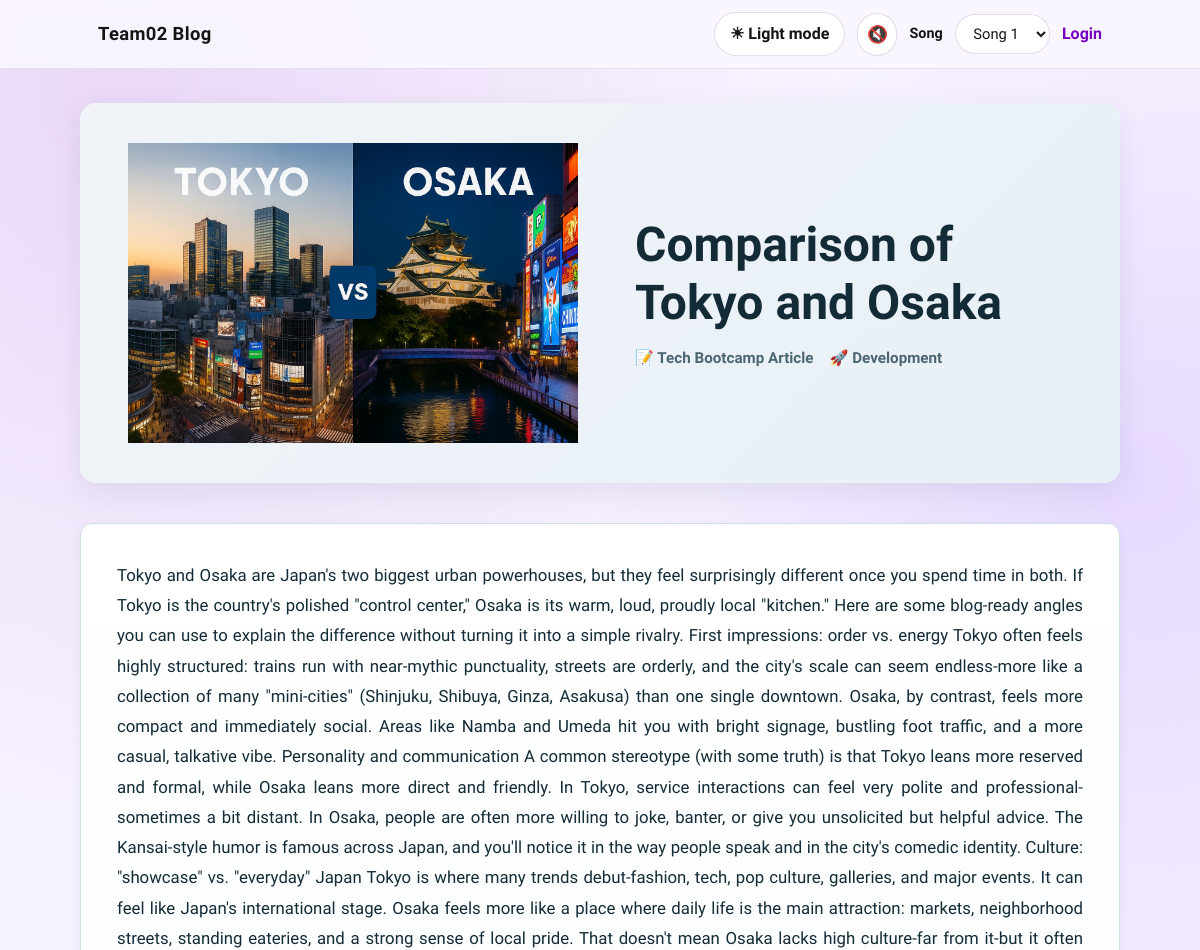
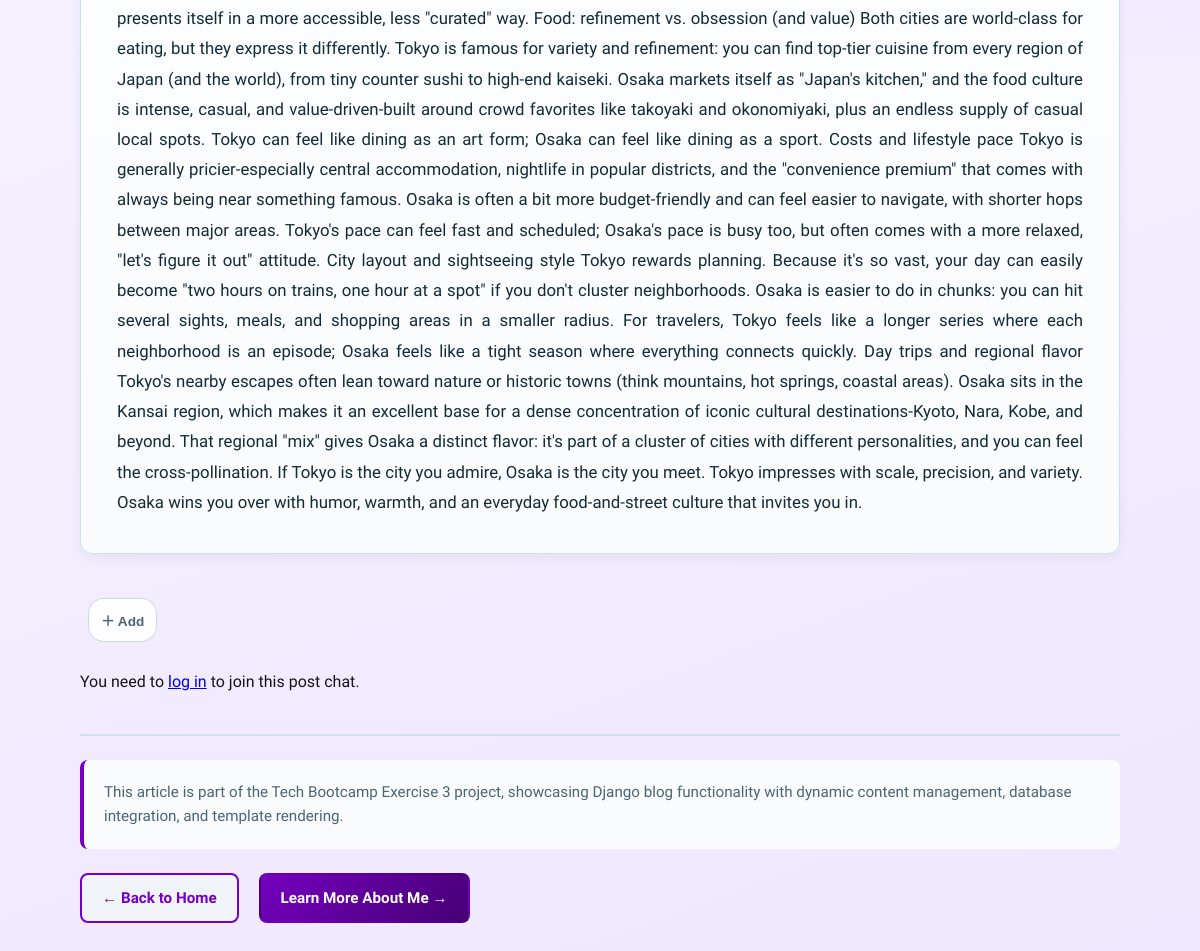
Screenshot of /posts/comparison-of-tokyo-and-osaka with the database file from the repository (2 pictures, top to bottom).
### blog/models.py (models this page shows, shortened)
class Post(models.Model):
    title = models.CharField(max_length=200)
    content = models.TextField()
    slug = models.SlugField(unique=True)
    publish_date = models.DateField(blank=True, null=True)

### blog/views.py (the view)
# urls.py: path("posts/<slug:slug>", views.post_details, name="post-details-page"), #/posts/my-first-post
def post_details(request, slug):
    post = get_object_or_404(Post, slug=slug)
    return render(request, "blog/post-detail.html", {
        "post": post
    })

### blog/templatetags/emoji_reactions.py (called while the page is built)
@register.inclusion_tag("emoji_reactions/widget.html", takes_context=True)
def reaction_widget(context, obj):
    request = context.get("request")
    content_type = ContentType.objects.get_for_model(obj, for_concrete_model=False)
    object_session_key = build_object_session_key(content_type.pk, obj.pk)
    selected_reaction = None
    if request:
        _reaction_map, state = get_session_reaction_state(request, object_session_key)
        selected_reaction = state.get("reaction")
    return {
        "content_type_id": content_type.pk,
        "object_id": obj.pk,
        "next_url": request.get_full_path() if request else "/",
        "buttons": EmojiReaction.button_payload_for(obj),
        "selected_reaction": selected_reaction,
    }

### emoji_reactions/models.py (called while the page is built)
    @classmethod
    def button_payload_for(cls, obj):
        content_type = ContentType.objects.get_for_model(obj, for_concrete_model=False)
        reaction_counts = {
            r.emoji: r.count
            for r in cls.objects.filter(content_type=content_type, object_id=obj.pk)
        }
        return [
            {"emoji": emoji, "count": reaction_counts.get(emoji, 0)}
            for emoji in AVAILABLE_EMOJIS
        ]

### emoji_reactions/views.py (called while the page is built)
def build_object_session_key(content_type_pk, object_pk):
    return f"{content_type_pk}:{object_pk}"

def get_session_reaction_state(request, session_key):
    reaction_map = request.session.get(_SESSION_KEY, {})
    state = reaction_map.get(session_key, {})
    return reaction_map, state

### blog/templates/blog/post-detail.html (shortened to what this page needs)
{% extends "base.html" %}
{% load static %}
{% load emoji_reactions %}
{% block content %}
  <article class="post-detail">
    <div class="post-header">
      <div class="post-header-image">
        {% if post.slug == "my-first-django-project" %}
          <img src="{% static 'blog/pic.jpg' %}" alt="Osaka gourmate" class="post-hero-image">
        {% elif "django" in post.slug %}
          <img src="{% static 'blog/django-project.svg' %}" alt="Django project illustration" class="post-hero-image">
        {% elif "cybersecurity" in post.slug %}
          <img src="{% static 'blog/cybersecurity.svg' %}" alt="Cybersecurity illustration" class="post-hero-image">
        {% elif "tokyo" in post.slug or "osaka" in post.slug %}
          <img src="{% static 'blog/touzai.png' %}" alt="Tokyo and Osaka comparison" class="post-hero-image">
        {% else %}
          <img src="{% static 'blog/confused-dev.svg' %}" alt="Developer illustration" class="post-hero-image">
        {% endif %}
      </div>
      <div class="post-title-container">
        <h1 class="post-title">{{ post.title }}</h1>
        <div class="post-meta">
          <span class="post-date" aria-label="Published date">📝 Tech Bootcamp Article</span>
          <span class="post-category" aria-label="Category">🚀 Development</span>
        </div>
      </div>
    </div>
    <div class="post-content">
      <p class="post-body">
        {{ post.content }}
      </p>
    </div>
    <div class="post-reactions">
      {% reaction_widget post %}
    </div>
    {% if user.is_authenticated %}
      {% include "blog/post_chatbox.html" %}
    {% else %}
      <p>You need to <a href="{% url 'login' %}">log in</a> to join this post chat.</p>
    {% endif %}
    <div class="post-footer">
      <hr class="divider">
      <p class="post-description">
        This article is part of the Tech Bootcamp Exercise 3 project, showcasing Django blog functionality
        with dynamic content management, database integration, and template rendering.
      </p>
      <div class="post-navigation">
        <a href="{% url 'starting-page' %}" class="back-link">← Back to Home</a>
        <a href="{% url 'about-page' %}" class="related-link">Learn More About Me →</a>
      </div>
    </div>
  </article>
{% endblock %}

### blog/static/blog/styles.css (style rules this page uses)
:root { --bg-top: #faf7ff; --bg-bottom: #efe7ff; --surface: #ffffff; --surface-soft: #f7f2ff; --text: #151515; --muted: #51466a; --border: #d9ccf3; --brand: #7500c0; --brand-dark: #460073; --accent: #a100ff; }
* { box-sizing: border-box; }
body { margin: 0; font-family: "Plus Jakarta Sans", "Segoe UI", Tahoma, sans-serif; color: var(--text); background: radial-gradient(circle at 10% 5%, rgba(117, 0, 192, 0.12), transparent 34%), radial-gradient(circle at 95% 25%, rgba(195, 163, 255, 0.3), transparent 30%), linear-gradient(160deg, var(--bg-top), var(--bg-bottom)); line-height: 1.5; min-height: 100vh; }
h1 { margin: 0; font-size: clamp(1.8rem, 2.7vw, 2.6rem); line-height: 1.15; }

### blog/static/blog/dark-mode.css (style rules this page uses)
:root { --page-bg: #ffffff; --text-color: #151515; --nav-bg: transparent; --nav-link: #460073; --nav-link-hover: #a100ff; --card-bg: #ffffff; --card-text: #151515; --muted-text: #51466a; --welcome-bg: linear-gradient(to right top, #7500c0, #c3a3ff); --about-bg: #e6dcff; --summary-bg: #f1e9ff; --post-hover-bg: #7500c0; --post-hover-text: #ffffff; --post-hover-time: #efe7ff; --bg-top: #faf7ff; --bg-bottom: #efe7ff; --surface: #ffffff; --surface-soft: #f7f2ff; --text: #151515; --muted: #51466a; --border: #d9ccf3; --brand: #7500c0; --brand-dark: #460073; --accent: #a100ff; --toggle-bg: rgba(255, 255, 255, 0.92); --toggle-text: #151515; --toggle-border: rgba(70, 0, 115, 0.14); --toggle-hover-bg: #f1e9ff; }
body { background-color: var(--page-bg); color: var(--text-color); transition: background-color 0.25s ease, color 0.25s ease; }

### blog/templates/blog/post-detail.html (style rules this page uses)
.post-detail { animation: fade-up 600ms ease both; }
.post-header { background: linear-gradient(135deg, #f0f4f8 0%, #e8f0f6 100%); border-radius: 16px; overflow: hidden; margin-bottom: 40px; display: grid; grid-template-columns: 1fr 1fr; gap: 30px; align-items: center; padding: 40px; box-shadow: 0 10px 30px rgba(10, 43, 54, 0.08); }
.post-header-image { display: flex; align-items: center; justify-content: center; min-height: 300px; }
.post-hero-image { max-width: 100%; height: auto; max-height: 300px; }
.post-title-container { padding: 20px; }
.post-title { font-size: clamp(2rem, 4vw, 3rem); margin: 0 0 16px; color: #132b37; line-height: 1.2; }
.post-meta { display: flex; gap: 16px; flex-wrap: wrap; align-items: center; }
.post-date, .post-category { font-size: 0.95rem; color: #4b6673; font-weight: 600; }
.post-content { background: linear-gradient(180deg, #ffffff, #f9fbfd); border: 1px solid #cfe0e6; border-radius: 12px; padding: 36px; margin-bottom: 32px; box-shadow: 0 4px 12px rgba(10, 43, 54, 0.06); }
.post-body { font-size: 1.05rem; line-height: 1.8; color: #132b37; margin: 0; text-align: justify; }
.post-footer { margin-top: 40px; }
.divider { border: none; border-top: 2px solid #cfe0e6; margin: 0 0 24px; }
.post-description { background: #f9fbfd; border-left: 4px solid var(--brand); padding: 20px; border-radius: 8px; color: #4b6673; font-size: 0.95rem; line-height: 1.6; margin: 0 0 24px; }
.post-navigation { display: flex; gap: 20px; flex-wrap: wrap; margin-top: 24px; }
.back-link, .related-link { display: inline-flex; align-items: center; gap: 8px; padding: 12px 20px; text-decoration: none; border-radius: 8px; font-weight: 700; transition: all 200ms ease; font-size: 0.95rem; }
.back-link { background: #f0f4f8; color: var(--brand); border: 2px solid var(--brand); }
.related-link { background: linear-gradient(135deg, var(--brand), var(--brand-dark)); color: #fff; border: 2px solid transparent; }

### rows the page displays
Post: title "Comparison of Tokyo and Osaka", content "Tokyo and Osaka are Japan's two biggest urban powerhouses, but they feel surprisingly different once you spend time in both. If Tokyo is the country's polished \"control center,\" Osaka is its warm, loud, proudly local \"kitchen.\" Here are some blog-ready angles you can use to explain the difference without turning it into a simple rivalry. First impressions: order vs. energy Tokyo often feels highly structured: trains run with near-mythic punctuality, streets are orderly, and the city's scale can seem endless-more like a collection of many \"mini-cities\" (Shinjuku, Shibuya, Ginza, Asakusa) than one single downtown. Osaka, by contrast, feels more compact and immediately social. Areas like Namba…"
